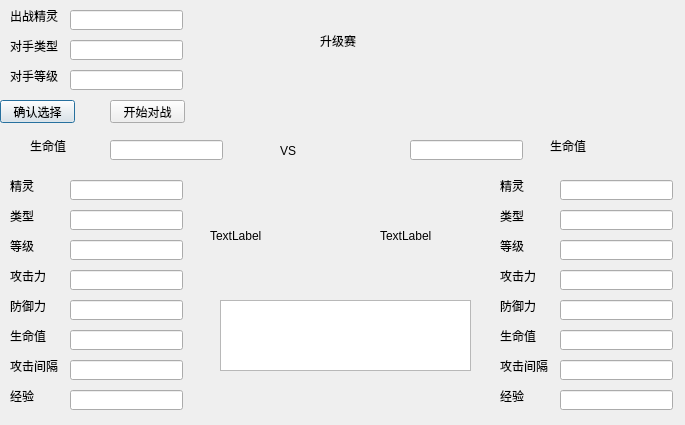
<?xml version="1.0" encoding="UTF-8"?>
<ui version="4.0">
 <class>fight2</class>
 <widget class="QDialog" name="fight2">
  <property name="geometry">
   <rect>
    <x>0</x>
    <y>0</y>
    <width>685</width>
    <height>425</height>
   </rect>
  </property>
  <property name="windowTitle">
   <string>Dialog</string>
  </property>
  <widget class="QLabel" name="label">
   <property name="geometry">
    <rect>
     <x>10</x>
     <y>10</y>
     <width>54</width>
     <height>12</height>
    </rect>
   </property>
   <property name="text">
    <string>出战精灵</string>
   </property>
  </widget>
  <widget class="QLabel" name="label_2">
   <property name="geometry">
    <rect>
     <x>10</x>
     <y>40</y>
     <width>54</width>
     <height>12</height>
    </rect>
   </property>
   <property name="text">
    <string>对手类型</string>
   </property>
  </widget>
  <widget class="QLabel" name="label_3">
   <property name="geometry">
    <rect>
     <x>10</x>
     <y>70</y>
     <width>54</width>
     <height>12</height>
    </rect>
   </property>
   <property name="text">
    <string>对手等级</string>
   </property>
  </widget>
  <widget class="QPushButton" name="pushButton">
   <property name="geometry">
    <rect>
     <x>0</x>
     <y>100</y>
     <width>75</width>
     <height>23</height>
    </rect>
   </property>
   <property name="text">
    <string>确认选择</string>
   </property>
  </widget>
  <widget class="QPushButton" name="pushButton_2">
   <property name="geometry">
    <rect>
     <x>110</x>
     <y>100</y>
     <width>75</width>
     <height>23</height>
    </rect>
   </property>
   <property name="text">
    <string>开始对战</string>
   </property>
  </widget>
  <widget class="QLabel" name="label_4">
   <property name="geometry">
    <rect>
     <x>10</x>
     <y>390</y>
     <width>54</width>
     <height>12</height>
    </rect>
   </property>
   <property name="text">
    <string>经验</string>
   </property>
  </widget>
  <widget class="QLabel" name="label_5">
   <property name="geometry">
    <rect>
     <x>10</x>
     <y>180</y>
     <width>54</width>
     <height>12</height>
    </rect>
   </property>
   <property name="text">
    <string>精灵</string>
   </property>
  </widget>
  <widget class="QLabel" name="label_6">
   <property name="geometry">
    <rect>
     <x>10</x>
     <y>210</y>
     <width>54</width>
     <height>12</height>
    </rect>
   </property>
   <property name="text">
    <string>类型</string>
   </property>
  </widget>
  <widget class="QLabel" name="label_7">
   <property name="geometry">
    <rect>
     <x>10</x>
     <y>240</y>
     <width>54</width>
     <height>12</height>
    </rect>
   </property>
   <property name="text">
    <string>等级</string>
   </property>
  </widget>
  <widget class="QLabel" name="label_8">
   <property name="geometry">
    <rect>
     <x>10</x>
     <y>270</y>
     <width>54</width>
     <height>12</height>
    </rect>
   </property>
   <property name="text">
    <string>攻击力</string>
   </property>
  </widget>
  <widget class="QLabel" name="label_9">
   <property name="geometry">
    <rect>
     <x>10</x>
     <y>300</y>
     <width>54</width>
     <height>12</height>
    </rect>
   </property>
   <property name="text">
    <string>防御力</string>
   </property>
  </widget>
  <widget class="QLabel" name="label_10">
   <property name="geometry">
    <rect>
     <x>10</x>
     <y>330</y>
     <width>54</width>
     <height>12</height>
    </rect>
   </property>
   <property name="text">
    <string>生命值</string>
   </property>
  </widget>
  <widget class="QLabel" name="label_11">
   <property name="geometry">
    <rect>
     <x>10</x>
     <y>360</y>
     <width>54</width>
     <height>12</height>
    </rect>
   </property>
   <property name="text">
    <string>攻击间隔</string>
   </property>
  </widget>
  <widget class="QLineEdit" name="lineEdit">
   <property name="geometry">
    <rect>
     <x>70</x>
     <y>180</y>
     <width>113</width>
     <height>20</height>
    </rect>
   </property>
  </widget>
  <widget class="QLineEdit" name="lineEdit_2">
   <property name="geometry">
    <rect>
     <x>70</x>
     <y>210</y>
     <width>113</width>
     <height>20</height>
    </rect>
   </property>
  </widget>
  <widget class="QLineEdit" name="lineEdit_3">
   <property name="geometry">
    <rect>
     <x>70</x>
     <y>240</y>
     <width>113</width>
     <height>20</height>
    </rect>
   </property>
  </widget>
  <widget class="QLineEdit" name="lineEdit_4">
   <property name="geometry">
    <rect>
     <x>70</x>
     <y>270</y>
     <width>113</width>
     <height>20</height>
    </rect>
   </property>
  </widget>
  <widget class="QLineEdit" name="lineEdit_5">
   <property name="geometry">
    <rect>
     <x>70</x>
     <y>300</y>
     <width>113</width>
     <height>20</height>
    </rect>
   </property>
  </widget>
  <widget class="QLineEdit" name="lineEdit_6">
   <property name="geometry">
    <rect>
     <x>70</x>
     <y>330</y>
     <width>113</width>
     <height>20</height>
    </rect>
   </property>
  </widget>
  <widget class="QLineEdit" name="lineEdit_7">
   <property name="geometry">
    <rect>
     <x>70</x>
     <y>360</y>
     <width>113</width>
     <height>20</height>
    </rect>
   </property>
  </widget>
  <widget class="QLineEdit" name="lineEdit_8">
   <property name="geometry">
    <rect>
     <x>70</x>
     <y>390</y>
     <width>113</width>
     <height>20</height>
    </rect>
   </property>
  </widget>
  <widget class="QLabel" name="label_12">
   <property name="geometry">
    <rect>
     <x>500</x>
     <y>180</y>
     <width>54</width>
     <height>12</height>
    </rect>
   </property>
   <property name="text">
    <string>精灵</string>
   </property>
  </widget>
  <widget class="QLineEdit" name="lineEdit_9">
   <property name="geometry">
    <rect>
     <x>560</x>
     <y>180</y>
     <width>113</width>
     <height>20</height>
    </rect>
   </property>
  </widget>
  <widget class="QLabel" name="label_13">
   <property name="geometry">
    <rect>
     <x>500</x>
     <y>210</y>
     <width>54</width>
     <height>12</height>
    </rect>
   </property>
   <property name="text">
    <string>类型</string>
   </property>
  </widget>
  <widget class="QLabel" name="label_14">
   <property name="geometry">
    <rect>
     <x>500</x>
     <y>240</y>
     <width>54</width>
     <height>12</height>
    </rect>
   </property>
   <property name="text">
    <string>等级</string>
   </property>
  </widget>
  <widget class="QLabel" name="label_15">
   <property name="geometry">
    <rect>
     <x>500</x>
     <y>270</y>
     <width>54</width>
     <height>12</height>
    </rect>
   </property>
   <property name="text">
    <string>攻击力</string>
   </property>
  </widget>
  <widget class="QLabel" name="label_16">
   <property name="geometry">
    <rect>
     <x>500</x>
     <y>300</y>
     <width>54</width>
     <height>12</height>
    </rect>
   </property>
   <property name="text">
    <string>防御力</string>
   </property>
  </widget>
  <widget class="QLabel" name="label_17">
   <property name="geometry">
    <rect>
     <x>500</x>
     <y>330</y>
     <width>54</width>
     <height>12</height>
    </rect>
   </property>
   <property name="text">
    <string>生命值</string>
   </property>
  </widget>
  <widget class="QLabel" name="label_18">
   <property name="geometry">
    <rect>
     <x>500</x>
     <y>360</y>
     <width>54</width>
     <height>12</height>
    </rect>
   </property>
   <property name="text">
    <string>攻击间隔</string>
   </property>
  </widget>
  <widget class="QLabel" name="label_19">
   <property name="geometry">
    <rect>
     <x>500</x>
     <y>390</y>
     <width>54</width>
     <height>12</height>
    </rect>
   </property>
   <property name="text">
    <string>经验</string>
   </property>
  </widget>
  <widget class="QLineEdit" name="lineEdit_10">
   <property name="geometry">
    <rect>
     <x>560</x>
     <y>210</y>
     <width>113</width>
     <height>20</height>
    </rect>
   </property>
  </widget>
  <widget class="QLineEdit" name="lineEdit_11">
   <property name="geometry">
    <rect>
     <x>560</x>
     <y>240</y>
     <width>113</width>
     <height>20</height>
    </rect>
   </property>
  </widget>
  <widget class="QLineEdit" name="lineEdit_12">
   <property name="geometry">
    <rect>
     <x>560</x>
     <y>270</y>
     <width>113</width>
     <height>20</height>
    </rect>
   </property>
  </widget>
  <widget class="QLineEdit" name="lineEdit_13">
   <property name="geometry">
    <rect>
     <x>560</x>
     <y>300</y>
     <width>113</width>
     <height>20</height>
    </rect>
   </property>
  </widget>
  <widget class="QLineEdit" name="lineEdit_14">
   <property name="geometry">
    <rect>
     <x>560</x>
     <y>330</y>
     <width>113</width>
     <height>20</height>
    </rect>
   </property>
  </widget>
  <widget class="QLineEdit" name="lineEdit_15">
   <property name="geometry">
    <rect>
     <x>560</x>
     <y>360</y>
     <width>113</width>
     <height>20</height>
    </rect>
   </property>
  </widget>
  <widget class="QLineEdit" name="lineEdit_16">
   <property name="geometry">
    <rect>
     <x>560</x>
     <y>390</y>
     <width>113</width>
     <height>20</height>
    </rect>
   </property>
  </widget>
  <widget class="QLabel" name="label_20">
   <property name="geometry">
    <rect>
     <x>30</x>
     <y>140</y>
     <width>54</width>
     <height>12</height>
    </rect>
   </property>
   <property name="text">
    <string>生命值</string>
   </property>
  </widget>
  <widget class="QLabel" name="label_21">
   <property name="geometry">
    <rect>
     <x>550</x>
     <y>140</y>
     <width>54</width>
     <height>12</height>
    </rect>
   </property>
   <property name="text">
    <string>生命值</string>
   </property>
  </widget>
  <widget class="QLineEdit" name="lineEdit_17">
   <property name="geometry">
    <rect>
     <x>110</x>
     <y>140</y>
     <width>113</width>
     <height>20</height>
    </rect>
   </property>
  </widget>
  <widget class="QLineEdit" name="lineEdit_18">
   <property name="geometry">
    <rect>
     <x>410</x>
     <y>140</y>
     <width>113</width>
     <height>20</height>
    </rect>
   </property>
  </widget>
  <widget class="QLabel" name="label_22">
   <property name="geometry">
    <rect>
     <x>280</x>
     <y>130</y>
     <width>101</width>
     <height>41</height>
    </rect>
   </property>
   <property name="styleSheet">
    <string notr="true">font: 18pt &quot;04b_21&quot;;</string>
   </property>
   <property name="text">
    <string>VS</string>
   </property>
  </widget>
  <widget class="QLineEdit" name="lineEdit_19">
   <property name="geometry">
    <rect>
     <x>70</x>
     <y>10</y>
     <width>113</width>
     <height>20</height>
    </rect>
   </property>
  </widget>
  <widget class="QLineEdit" name="lineEdit_20">
   <property name="geometry">
    <rect>
     <x>70</x>
     <y>40</y>
     <width>113</width>
     <height>20</height>
    </rect>
   </property>
  </widget>
  <widget class="QLineEdit" name="lineEdit_21">
   <property name="geometry">
    <rect>
     <x>70</x>
     <y>70</y>
     <width>113</width>
     <height>20</height>
    </rect>
   </property>
  </widget>
  <widget class="QLabel" name="label_23">
   <property name="geometry">
    <rect>
     <x>210</x>
     <y>200</y>
     <width>91</width>
     <height>71</height>
    </rect>
   </property>
   <property name="text">
    <string>TextLabel</string>
   </property>
  </widget>
  <widget class="QLabel" name="label_24">
   <property name="geometry">
    <rect>
     <x>380</x>
     <y>200</y>
     <width>91</width>
     <height>71</height>
    </rect>
   </property>
   <property name="text">
    <string>TextLabel</string>
   </property>
  </widget>
  <widget class="QTextEdit" name="textEdit">
   <property name="geometry">
    <rect>
     <x>220</x>
     <y>300</y>
     <width>251</width>
     <height>71</height>
    </rect>
   </property>
  </widget>
  <widget class="QLabel" name="label_25">
   <property name="geometry">
    <rect>
     <x>320</x>
     <y>10</y>
     <width>241</width>
     <height>61</height>
    </rect>
   </property>
   <property name="styleSheet">
    <string notr="true">font: 28pt &quot;04b_21&quot;;</string>
   </property>
   <property name="text">
    <string>升级赛</string>
   </property>
  </widget>
 </widget>
 <resources/>
 <connections/>
</ui>
